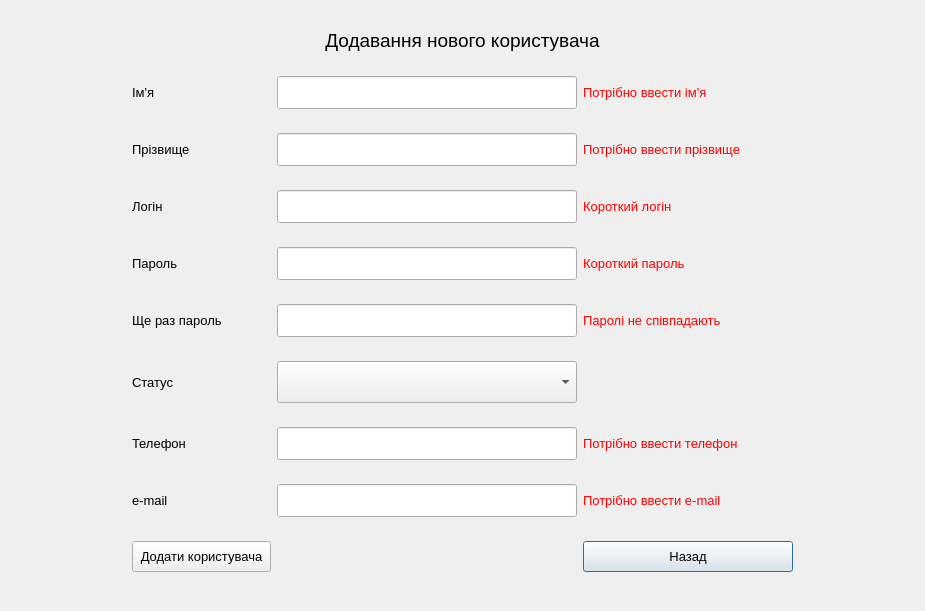
<?xml version="1.0" encoding="UTF-8"?>
<ui version="4.0">
 <class>Add_new_users</class>
 <widget class="QDialog" name="Add_new_users">
  <property name="geometry">
   <rect>
    <x>0</x>
    <y>0</y>
    <width>925</width>
    <height>611</height>
   </rect>
  </property>
  <property name="maximumSize">
   <size>
    <width>1200</width>
    <height>720</height>
   </size>
  </property>
  <property name="windowTitle">
   <string>Dialog</string>
  </property>
  <layout class="QGridLayout" name="gridLayout">
   <item row="0" column="0" colspan="5">
    <widget class="QLabel" name="label_19">
     <property name="sizePolicy">
      <sizepolicy hsizetype="Preferred" vsizetype="Fixed">
       <horstretch>0</horstretch>
       <verstretch>0</verstretch>
      </sizepolicy>
     </property>
     <property name="font">
      <font>
       <pointsize>14</pointsize>
      </font>
     </property>
     <property name="text">
      <string>Додавання нового користувача</string>
     </property>
     <property name="alignment">
      <set>Qt::AlignCenter</set>
     </property>
    </widget>
   </item>
   <item row="1" column="0">
    <widget class="QLabel" name="label">
     <property name="text">
      <string/>
     </property>
    </widget>
   </item>
   <item row="1" column="1">
    <widget class="QLabel" name="nameLabel">
     <property name="minimumSize">
      <size>
       <width>120</width>
       <height>0</height>
      </size>
     </property>
     <property name="maximumSize">
      <size>
       <width>120</width>
       <height>16777215</height>
      </size>
     </property>
     <property name="font">
      <font>
       <pointsize>10</pointsize>
      </font>
     </property>
     <property name="text">
      <string>Ім'я</string>
     </property>
    </widget>
   </item>
   <item row="1" column="2">
    <widget class="QLineEdit" name="nameLineEdit">
     <property name="minimumSize">
      <size>
       <width>300</width>
       <height>0</height>
      </size>
     </property>
     <property name="maximumSize">
      <size>
       <width>300</width>
       <height>16777215</height>
      </size>
     </property>
     <property name="font">
      <font>
       <pointsize>10</pointsize>
      </font>
     </property>
     <property name="styleSheet">
      <string notr="true">padding: 7;</string>
     </property>
    </widget>
   </item>
   <item row="1" column="3">
    <widget class="QLabel" name="errorNameLabel">
     <property name="minimumSize">
      <size>
       <width>210</width>
       <height>0</height>
      </size>
     </property>
     <property name="maximumSize">
      <size>
       <width>210</width>
       <height>16777215</height>
      </size>
     </property>
     <property name="font">
      <font>
       <pointsize>10</pointsize>
      </font>
     </property>
     <property name="styleSheet">
      <string notr="true">color:red;</string>
     </property>
     <property name="text">
      <string>Потрібно ввести ім'я</string>
     </property>
    </widget>
   </item>
   <item row="1" column="4">
    <widget class="QLabel" name="label_18">
     <property name="text">
      <string/>
     </property>
    </widget>
   </item>
   <item row="2" column="0">
    <widget class="QLabel" name="label_2">
     <property name="text">
      <string/>
     </property>
    </widget>
   </item>
   <item row="2" column="1">
    <widget class="QLabel" name="surnameLabel">
     <property name="minimumSize">
      <size>
       <width>120</width>
       <height>0</height>
      </size>
     </property>
     <property name="maximumSize">
      <size>
       <width>120</width>
       <height>16777215</height>
      </size>
     </property>
     <property name="font">
      <font>
       <pointsize>10</pointsize>
      </font>
     </property>
     <property name="text">
      <string>Прізвище</string>
     </property>
    </widget>
   </item>
   <item row="2" column="2">
    <widget class="QLineEdit" name="surnameLineEdit">
     <property name="minimumSize">
      <size>
       <width>300</width>
       <height>0</height>
      </size>
     </property>
     <property name="maximumSize">
      <size>
       <width>300</width>
       <height>16777215</height>
      </size>
     </property>
     <property name="font">
      <font>
       <pointsize>10</pointsize>
      </font>
     </property>
     <property name="styleSheet">
      <string notr="true">padding: 7;</string>
     </property>
    </widget>
   </item>
   <item row="2" column="3">
    <widget class="QLabel" name="errorSurnameLabel">
     <property name="minimumSize">
      <size>
       <width>210</width>
       <height>0</height>
      </size>
     </property>
     <property name="maximumSize">
      <size>
       <width>210</width>
       <height>16777215</height>
      </size>
     </property>
     <property name="font">
      <font>
       <pointsize>10</pointsize>
      </font>
     </property>
     <property name="styleSheet">
      <string notr="true">color:red;</string>
     </property>
     <property name="text">
      <string>Потрібно ввести прізвище</string>
     </property>
    </widget>
   </item>
   <item row="2" column="4">
    <widget class="QLabel" name="label_17">
     <property name="text">
      <string/>
     </property>
    </widget>
   </item>
   <item row="3" column="0">
    <widget class="QLabel" name="label_3">
     <property name="text">
      <string/>
     </property>
    </widget>
   </item>
   <item row="3" column="1">
    <widget class="QLabel" name="loginLabel">
     <property name="minimumSize">
      <size>
       <width>120</width>
       <height>0</height>
      </size>
     </property>
     <property name="maximumSize">
      <size>
       <width>120</width>
       <height>16777215</height>
      </size>
     </property>
     <property name="font">
      <font>
       <pointsize>10</pointsize>
      </font>
     </property>
     <property name="text">
      <string>Логін</string>
     </property>
    </widget>
   </item>
   <item row="3" column="2">
    <widget class="QLineEdit" name="loginLineEdit">
     <property name="minimumSize">
      <size>
       <width>300</width>
       <height>0</height>
      </size>
     </property>
     <property name="maximumSize">
      <size>
       <width>300</width>
       <height>16777215</height>
      </size>
     </property>
     <property name="font">
      <font>
       <pointsize>10</pointsize>
      </font>
     </property>
     <property name="styleSheet">
      <string notr="true">padding: 7;</string>
     </property>
    </widget>
   </item>
   <item row="3" column="3">
    <widget class="QLabel" name="errorLoginLabel">
     <property name="minimumSize">
      <size>
       <width>210</width>
       <height>0</height>
      </size>
     </property>
     <property name="maximumSize">
      <size>
       <width>210</width>
       <height>16777215</height>
      </size>
     </property>
     <property name="font">
      <font>
       <pointsize>10</pointsize>
      </font>
     </property>
     <property name="styleSheet">
      <string notr="true">color:red;</string>
     </property>
     <property name="text">
      <string>Короткий логін</string>
     </property>
    </widget>
   </item>
   <item row="3" column="4">
    <widget class="QLabel" name="label_16">
     <property name="text">
      <string/>
     </property>
    </widget>
   </item>
   <item row="4" column="0">
    <widget class="QLabel" name="label_4">
     <property name="text">
      <string/>
     </property>
    </widget>
   </item>
   <item row="4" column="1">
    <widget class="QLabel" name="passwordLabel">
     <property name="minimumSize">
      <size>
       <width>120</width>
       <height>0</height>
      </size>
     </property>
     <property name="maximumSize">
      <size>
       <width>120</width>
       <height>16777215</height>
      </size>
     </property>
     <property name="font">
      <font>
       <pointsize>10</pointsize>
      </font>
     </property>
     <property name="text">
      <string>Пароль</string>
     </property>
    </widget>
   </item>
   <item row="4" column="2">
    <widget class="QLineEdit" name="passwordLineEdit">
     <property name="minimumSize">
      <size>
       <width>300</width>
       <height>0</height>
      </size>
     </property>
     <property name="maximumSize">
      <size>
       <width>300</width>
       <height>16777215</height>
      </size>
     </property>
     <property name="font">
      <font>
       <pointsize>10</pointsize>
      </font>
     </property>
     <property name="styleSheet">
      <string notr="true">padding: 7;</string>
     </property>
     <property name="echoMode">
      <enum>QLineEdit::Password</enum>
     </property>
    </widget>
   </item>
   <item row="4" column="3">
    <widget class="QLabel" name="errorShortPasswordLabel">
     <property name="minimumSize">
      <size>
       <width>210</width>
       <height>0</height>
      </size>
     </property>
     <property name="maximumSize">
      <size>
       <width>210</width>
       <height>16777215</height>
      </size>
     </property>
     <property name="font">
      <font>
       <pointsize>10</pointsize>
      </font>
     </property>
     <property name="styleSheet">
      <string notr="true">color:red;</string>
     </property>
     <property name="text">
      <string>Короткий пароль</string>
     </property>
    </widget>
   </item>
   <item row="4" column="4">
    <widget class="QLabel" name="label_15">
     <property name="text">
      <string/>
     </property>
    </widget>
   </item>
   <item row="5" column="0">
    <widget class="QLabel" name="label_5">
     <property name="text">
      <string/>
     </property>
    </widget>
   </item>
   <item row="5" column="1">
    <widget class="QLabel" name="repeatPasswordLabel">
     <property name="minimumSize">
      <size>
       <width>120</width>
       <height>0</height>
      </size>
     </property>
     <property name="maximumSize">
      <size>
       <width>120</width>
       <height>16777215</height>
      </size>
     </property>
     <property name="font">
      <font>
       <pointsize>10</pointsize>
      </font>
     </property>
     <property name="text">
      <string>Ще раз пароль</string>
     </property>
    </widget>
   </item>
   <item row="5" column="2">
    <widget class="QLineEdit" name="passwordRepeatLineEdit">
     <property name="minimumSize">
      <size>
       <width>300</width>
       <height>0</height>
      </size>
     </property>
     <property name="maximumSize">
      <size>
       <width>300</width>
       <height>16777215</height>
      </size>
     </property>
     <property name="font">
      <font>
       <pointsize>10</pointsize>
      </font>
     </property>
     <property name="styleSheet">
      <string notr="true">padding: 7;</string>
     </property>
     <property name="echoMode">
      <enum>QLineEdit::Password</enum>
     </property>
    </widget>
   </item>
   <item row="5" column="3">
    <widget class="QLabel" name="errorPasswordPutLabel">
     <property name="minimumSize">
      <size>
       <width>210</width>
       <height>0</height>
      </size>
     </property>
     <property name="maximumSize">
      <size>
       <width>210</width>
       <height>16777215</height>
      </size>
     </property>
     <property name="font">
      <font>
       <pointsize>10</pointsize>
      </font>
     </property>
     <property name="styleSheet">
      <string notr="true">color: red;</string>
     </property>
     <property name="text">
      <string>Паролі не співпадають</string>
     </property>
    </widget>
   </item>
   <item row="5" column="4">
    <widget class="QLabel" name="label_14">
     <property name="text">
      <string/>
     </property>
    </widget>
   </item>
   <item row="6" column="0">
    <widget class="QLabel" name="label_6">
     <property name="text">
      <string/>
     </property>
    </widget>
   </item>
   <item row="6" column="1">
    <widget class="QLabel" name="statusLabel">
     <property name="minimumSize">
      <size>
       <width>120</width>
       <height>0</height>
      </size>
     </property>
     <property name="maximumSize">
      <size>
       <width>120</width>
       <height>16777215</height>
      </size>
     </property>
     <property name="font">
      <font>
       <pointsize>10</pointsize>
      </font>
     </property>
     <property name="text">
      <string>Статус</string>
     </property>
    </widget>
   </item>
   <item row="6" column="2">
    <widget class="QComboBox" name="statusComboBox">
     <property name="minimumSize">
      <size>
       <width>300</width>
       <height>42</height>
      </size>
     </property>
     <property name="maximumSize">
      <size>
       <width>300</width>
       <height>16777215</height>
      </size>
     </property>
     <property name="font">
      <font>
       <pointsize>10</pointsize>
      </font>
     </property>
     <property name="styleSheet">
      <string notr="true"/>
     </property>
    </widget>
   </item>
   <item row="6" column="3">
    <widget class="QLabel" name="label_21">
     <property name="minimumSize">
      <size>
       <width>210</width>
       <height>0</height>
      </size>
     </property>
     <property name="maximumSize">
      <size>
       <width>210</width>
       <height>16777215</height>
      </size>
     </property>
     <property name="text">
      <string/>
     </property>
    </widget>
   </item>
   <item row="6" column="4">
    <widget class="QLabel" name="label_20">
     <property name="text">
      <string/>
     </property>
    </widget>
   </item>
   <item row="7" column="0">
    <widget class="QLabel" name="label_7">
     <property name="text">
      <string/>
     </property>
    </widget>
   </item>
   <item row="7" column="1">
    <widget class="QLabel" name="phoneNumberLabel">
     <property name="minimumSize">
      <size>
       <width>120</width>
       <height>0</height>
      </size>
     </property>
     <property name="maximumSize">
      <size>
       <width>120</width>
       <height>16777215</height>
      </size>
     </property>
     <property name="font">
      <font>
       <pointsize>10</pointsize>
      </font>
     </property>
     <property name="text">
      <string>Телефон</string>
     </property>
    </widget>
   </item>
   <item row="7" column="2">
    <widget class="QLineEdit" name="phoneNumberLineEdit">
     <property name="minimumSize">
      <size>
       <width>300</width>
       <height>0</height>
      </size>
     </property>
     <property name="maximumSize">
      <size>
       <width>300</width>
       <height>16777215</height>
      </size>
     </property>
     <property name="font">
      <font>
       <pointsize>10</pointsize>
      </font>
     </property>
     <property name="styleSheet">
      <string notr="true">padding: 7;</string>
     </property>
    </widget>
   </item>
   <item row="7" column="3">
    <widget class="QLabel" name="errorPhoneNumberLabel">
     <property name="minimumSize">
      <size>
       <width>210</width>
       <height>0</height>
      </size>
     </property>
     <property name="maximumSize">
      <size>
       <width>210</width>
       <height>16777215</height>
      </size>
     </property>
     <property name="font">
      <font>
       <pointsize>10</pointsize>
      </font>
     </property>
     <property name="styleSheet">
      <string notr="true">color:red;</string>
     </property>
     <property name="text">
      <string>Потрібно ввести телефон</string>
     </property>
    </widget>
   </item>
   <item row="7" column="4">
    <widget class="QLabel" name="label_13">
     <property name="text">
      <string/>
     </property>
    </widget>
   </item>
   <item row="8" column="0">
    <widget class="QLabel" name="label_8">
     <property name="text">
      <string/>
     </property>
    </widget>
   </item>
   <item row="8" column="1">
    <widget class="QLabel" name="emailLabel">
     <property name="minimumSize">
      <size>
       <width>120</width>
       <height>0</height>
      </size>
     </property>
     <property name="maximumSize">
      <size>
       <width>120</width>
       <height>16777215</height>
      </size>
     </property>
     <property name="font">
      <font>
       <pointsize>10</pointsize>
      </font>
     </property>
     <property name="text">
      <string>e-mail</string>
     </property>
    </widget>
   </item>
   <item row="8" column="2">
    <widget class="QLineEdit" name="emailLineEdit">
     <property name="minimumSize">
      <size>
       <width>300</width>
       <height>0</height>
      </size>
     </property>
     <property name="maximumSize">
      <size>
       <width>300</width>
       <height>16777215</height>
      </size>
     </property>
     <property name="font">
      <font>
       <pointsize>10</pointsize>
      </font>
     </property>
     <property name="styleSheet">
      <string notr="true">padding: 7;</string>
     </property>
    </widget>
   </item>
   <item row="8" column="3">
    <widget class="QLabel" name="errorEmailLabel">
     <property name="minimumSize">
      <size>
       <width>210</width>
       <height>0</height>
      </size>
     </property>
     <property name="maximumSize">
      <size>
       <width>210</width>
       <height>16777215</height>
      </size>
     </property>
     <property name="font">
      <font>
       <pointsize>10</pointsize>
      </font>
     </property>
     <property name="styleSheet">
      <string notr="true">color:red;</string>
     </property>
     <property name="text">
      <string>Потрібно ввести e-mail</string>
     </property>
    </widget>
   </item>
   <item row="8" column="4">
    <widget class="QLabel" name="label_12">
     <property name="text">
      <string/>
     </property>
    </widget>
   </item>
   <item row="9" column="3">
    <widget class="QPushButton" name="backPushButton">
     <property name="font">
      <font>
       <pointsize>10</pointsize>
      </font>
     </property>
     <property name="styleSheet">
      <string notr="true">padding: 7;</string>
     </property>
     <property name="text">
      <string>Назад</string>
     </property>
    </widget>
   </item>
   <item row="9" column="1">
    <widget class="QPushButton" name="addUserPushButton">
     <property name="font">
      <font>
       <pointsize>10</pointsize>
      </font>
     </property>
     <property name="styleSheet">
      <string notr="true">padding: 7;</string>
     </property>
     <property name="text">
      <string>Додати користувача</string>
     </property>
    </widget>
   </item>
  </layout>
 </widget>
 <resources/>
 <connections/>
</ui>
